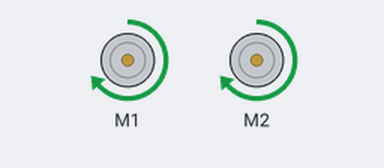
The program below on a simulated Raspberry Pi (BCM pin numbers). Parts: 2 × DC motor (green arrow = forward, orange = backward, longer = faster). Motors are numbered in the order the program creates them (left before right in a Robot). At 2.0 s the program stops and its outputs stay as they are.

Above: at 0.1 s.
At 0.6 s:
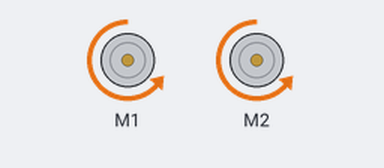
At 1.1 s:
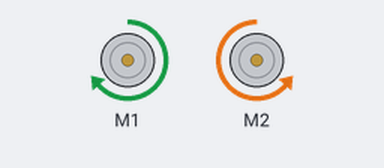
At 2.1 s:
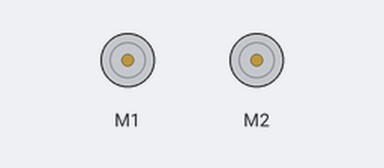
Timing chart, 0 to 3.5 s (numbered marks = the images above):
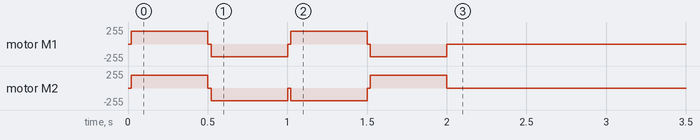

Measured:
- by itself, motor M2: stopped → forward 191/255 at 0.02 s, → backward 191/255 0.48 s later, → forward 191/255 1.0 s later, → stopped 0.50 s later
- by itself, motor M1: stopped → forward 191/255 at 0.02 s, → backward 191/255 0.48 s later, → forward 191/255 0.50 s later, → backward 191/255 0.50 s later, … (5 changes in this stretch)

The program:

robby_test.py
```python
# A simple script that can be run at startup to test the basic functions of the buggy
# It's useful to make sure all the wires are connected properly
from gpiozero import Robot
from gpiozero.pins.pigpio import PiGPIOFactory
import time

robby = Robot(left=(7,8), right=(9,10))
speed = 0.75
sleep_time = 0.5

def test_forward():
    robby.forward(speed)
    time.sleep(sleep_time)
    robby.stop()

def test_backward():
    robby.backward(speed)
    time.sleep(sleep_time)
    robby.stop()

def test_right():
    robby.right(speed)
    time.sleep(sleep_time)
    robby.stop()

def test_left():
    robby.left(speed)
    time.sleep(sleep_time)
    robby.stop()

test_forward()
test_backward()
test_right()
test_left()
```
